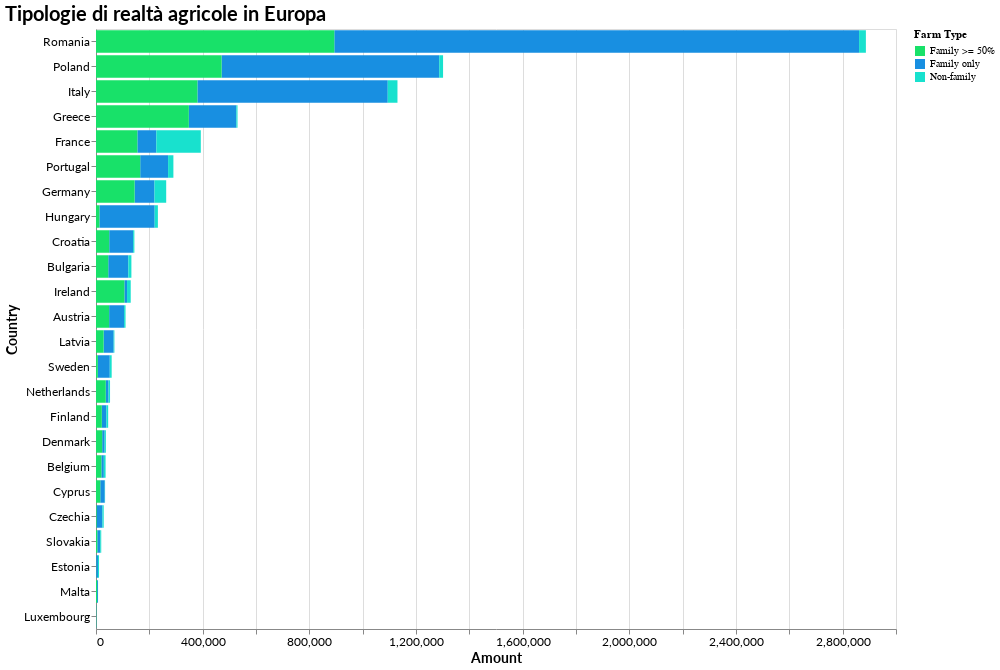

The cell this chart's notebook holds for it:
### Code cell
## GRAFO SULLA TIPOLOGIA DI DIMENSIONE AGRICOLA IN EUROPA (FAMILIARE, NON FAMILIARE, FAMILIARE PER OLTRE LA METà)

data_distribution_farming = {
    'Country': ['Romania', 'Poland', 'Italy', 'Greece', 'France', 'Portugal', 'Germany',
                'Hungary', 'Croatia', 'Bulgaria', 'Ireland', 'Austria', 'Latvia', 'Sweden',
                'Netherlands', 'Finland', 'Denmark', 'Belgium', 'Cyprus', 'Czechia',
                'Slovakia', 'Estonia', 'Malta', 'Luxembourg'],
    'Family only': [1967777, 815995, 713735, 178213, 71084, 104508, 74500, 207261,
                    89600, 75199, 9930, 56055, 37645, 44750, 10407, 16949,
                    9317, 9334, 16890, 21859, 11054, 6755, 3468, 927],
    'Family >= 50%': [893704, 471075, 380344, 348123, 155144, 165789, 144818, 12824,
                      49599, 45922, 106461, 49216, 28606, 6945, 36628, 21841,
                      23179, 20095, 15967, 2301, 4840, 657, 4022, 820],
    'Non-family': [25586, 14419, 36449, 4343, 166797, 19932, 43917, 12003,
                   4720, 11621, 13824, 5510, 2732, 7095, 5606, 6840,
                   4592, 6567, 1189, 4749, 3738, 3957, 160, 134]
}

df_distribution_farming = pd.DataFrame(data_distribution_farming)

df_m_distribution_farming = df_distribution_farming.melt(id_vars=['Country'], var_name='Farm Type', value_name='Amount')

# Define custom color mapping
color_scale = alt.Scale(
    #domain=['Family >= 50%', 'Family only', 'Non-family'],
    domain=['Family >= 50%', 'Family only', 'Non-family'],
    range=['#18E169', '#188FE1', '#18E1CE']
)

chart = alt.Chart(df_m_distribution_farming).mark_bar().encode(
    #x=alt.X('Country', sort=None),
    x='Amount',    
    #y='Amount',
    y=alt.Y('Country', sort=None),
    color=alt.Color('Farm Type:N', scale=color_scale),
    tooltip=[alt.Tooltip('Country:N'), alt.Tooltip('Farm Type:N'), alt.Tooltip('Amount:Q', format=',')]
).properties(
    width=800,
    height=600,
    title='Tipologie di realtà agricole in Europa'
)
'''.configure_axis(
    labelAngle=45,
    labelFontSize=12
)'''

chart.show()

### Figure 1 — Vega-Lite specification as saved in the notebook (floating-point values rounded to 4 significant figures)
{"config": {"background": "transparent", "title": {"font": "Lato", "fontSize": 20, "anchor": "start", "color": "black"}, "axis": {"labelFont": "Lato", "titleFont": "Lato", "labelFontSize": 12, "titleFontSize": 14}}, "data": {"name": "data-53b6b9825049b1de7a3c61778ec3b2ab"}, "mark": {"type": "bar"}, "encoding": {"color": {"field": "Farm Type", "scale": {"domain": ["Family >= 50%", "Family only", "Non-family"], "range": ["#18E169", "#188FE1", "#18E1CE"]}, "type": "nominal"}, "tooltip": [{"field": "Country", "type": "nominal"}, {"field": "Farm Type", "type": "nominal"}, {"field": "Amount", "format": ",", "type": "quantitative"}], "x": {"field": "Amount", "type": "quantitative"}, "y": {"field": "Country", "sort": null, "type": "nominal"}}, "height": 600, "title": "Tipologie di realtà agricole in Europa", "width": 800, "$schema": "https://vega.github.io/schema/vega-lite/v5.17.0.json", "datasets": {"data-53b6b9825049b1de7a3c61778ec3b2ab": [{"Country": "Romania", "Farm Type": "Family only", "Amount": 1967777}, {"Country": "Poland", "Farm Type": "Family only", "Amount": 815995}, {"Country": "Italy", "Farm Type": "Family only", "Amount": 713735}, {"Country": "Greece", "Farm Type": "Family only", "Amount": 178213}, {"Country": "France", "Farm Type": "Family only", "Amount": 71084}, {"Country": "Portugal", "Farm Type": "Family only", "Amount": 104508}, {"Country": "Germany", "Farm Type": "Family only", "Amount": 74500}, {"Country": "Hungary", "Farm Type": "Family only", "Amount": 207261}, {"Country": "Croatia", "Farm Type": "Family only", "Amount": 89600}, {"Country": "Bulgaria", "Farm Type": "Family only", "Amount": 75199}, {"Country": "Ireland", "Farm Type": "Family only", "Amount": 9930}, {"Country": "Austria", "Farm Type": "Family only", "Amount": 56055}, {"Country": "Latvia", "Farm Type": "Family only", "Amount": 37645}, {"Country": "Sweden", "Farm Type": "Family only", "Amount": 44750}, {"Country": "Netherlands", "Farm Type": "Family only", "Amount": 10407}, {"Country": "Finland", "Farm Type": "Family only", "Amount": 16949}, {"Country": "Denmark", "Farm Type": "Family only", "Amount": 9317}, {"Country": "Belgium", "Farm Type": "Family only", "Amount": 9334}, {"Country": "Cyprus", "Farm Type": "Family only", "Amount": 16890}, {"Country": "Czechia", "Farm Type": "Family only", "Amount": 21859}, {"Country": "Slovakia", "Farm Type": "Family only", "Amount": 11054}, {"Country": "Estonia", "Farm Type": "Family only", "Amount": 6755}, {"Country": "Malta", "Farm Type": "Family only", "Amount": 3468}, {"Country": "Luxembourg", "Farm Type": "Family only", "Amount": 927}, {"Country": "Romania", "Farm Type": "Family >= 50%", "Amount": 893704}, {"Country": "Poland", "Farm Type": "Family >= 50%", "Amount": 471075}, {"Country": "Italy", "Farm Type": "Family >= 50%", "Amount": 380344}, {"Country": "Greece", "Farm Type": "Family >= 50%", "Amount": 348123}, {"Country": "France", "Farm Type": "Family >= 50%", "Amount": 155144}, {"Country": "Portugal", "Farm Type": "Family >= 50%", "Amount": 165789}, {"Country": "Germany", "Farm Type": "Family >= 50%", "Amount": 144818}, {"Country": "Hungary", "Farm Type": "Family >= 50%", "Amount": 12824}, {"Country": "Croatia", "Farm Type": "Family >= 50%", "Amount": 49599}, {"Country": "Bulgaria", "Farm Type": "Family >= 50%", "Amount": 45922}, {"Country": "Ireland", "Farm Type": "Family >= 50%", "Amount": 106461}, {"Country": "Austria", "Farm Type": "Family >= 50%", "Amount": 49216}, {"Country": "Latvia", "Farm Type": "Family >= 50%", "Amount": 28606}, {"Country": "Sweden", "Farm Type": "Family >= 50%", "Amount": 6945}, {"Country": "Netherlands", "Farm Type": "Family >= 50%", "Amount": 36628}, {"Country": "Finland", "Farm Type": "Family >= 50%", "Amount": 21841}, {"Country": "Denmark", "Farm Type": "Family >= 50%", "Amount": 23179}, {"Country": "Belgium", "Farm Type": "Family >= 50%", "Amount": 20095}, {"Country": "Cyprus", "Farm Type": "Family >= 50%", "Amount": 15967}, {"Country": "Czechia", "Farm Type": "Family >= 50%", "Amount": 2301}, {"Country": "Slovakia", "Farm Type": "Family >= 50%", "Amount": 4840}, {"Country": "Estonia", "Farm Type": "Family >= 50%", "Amount": 657}, {"Country": "Malta", "Farm Type": "Family >= 50%", "Amount": 4022}, {"Country": "Luxembourg", "Farm Type": "Family >= 50%", "Amount": 820}, {"Country": "Romania", "Farm Type": "Non-family", "Amount": 25586}, {"Country": "Poland", "Farm Type": "Non-family", "Amount": 14419}, {"Country": "Italy", "Farm Type": "Non-family", "Amount": 36449}, {"Country": "Greece", "Farm Type": "Non-family", "Amount": 4343}, {"Country": "France", "Farm Type": "Non-family", "Amount": 166797}, {"Country": "Portugal", "Farm Type": "Non-family", "Amount": 19932}, {"Country": "Germany", "Farm Type": "Non-family", "Amount": 43917}, {"Country": "Hungary", "Farm Type": "Non-family", "Amount": 12003}, {"Country": "Croatia", "Farm Type": "Non-family", "Amount": 4720}, {"Country": "Bulgaria", "Farm Type": "Non-family", "Amount": 11621}, {"Country": "Ireland", "Farm Type": "Non-family", "Amount": 13824}, {"Country": "Austria", "Farm Type": "Non-family", "Amount": 5510}, {"Country": "Latvia", "Farm Type": "Non-family", "Amount": 2732}, {"Country": "Sweden", "Farm Type": "Non-family", "Amount": 7095}, {"Country": "Netherlands", "Farm Type": "Non-family", "Amount": 5606}, {"Country": "Finland", "Farm Type": "Non-family", "Amount": 6840}, {"Country": "Denmark", "Farm Type": "Non-family", "Amount": 4592}, {"Country": "Belgium", "Farm Type": "Non-family", "Amount": 6567}, {"Country": "Cyprus", "Farm Type": "Non-family", "Amount": 1189}, {"Country": "Czechia", "Farm Type": "Non-family", "Amount": 4749}, {"Country": "Slovakia", "Farm Type": "Non-family", "Amount": 3738}, {"Country": "Estonia", "Farm Type": "Non-family", "Amount": 3957}, {"Country": "Malta", "Farm Type": "Non-family", "Amount": 160}, {"Country": "Luxembourg", "Farm Type": "Non-family", "Amount": 134}]}}
